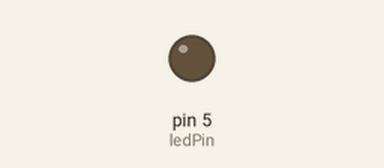
Bench run of a sketch on a simulated Arduino Uno, built with avr-gcc and run on an emulated ATmega328P. Parts: output pins drawn as LEDs (lit = HIGH).

Above: at 0.05 s.
At 1.2 s:
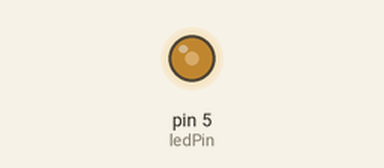
At 2.35 s:
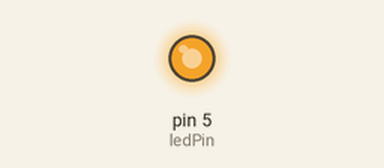
At 4.7 s:
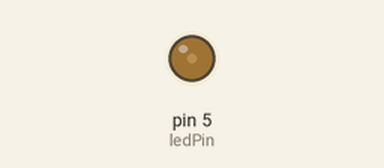
Timing chart, 0 to 6.8 s (numbered marks = the images above):
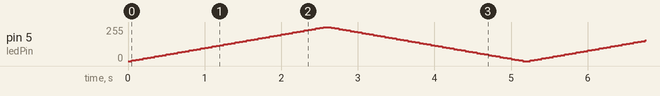

The sketch:

Ally.ino
```cpp
int speedVal = 50; //change to alter speed
int ledPin = 5;    // MF board pin 5

void setup() {
  pinMode(ledPin, OUTPUT);
}

void loop() {
  for (int fadeValue = 0 ; fadeValue <= 255; fadeValue += 5) {
    analogWrite(ledPin, fadeValue);
    delay(speedVal);
  }
  for (int fadeValue = 255 ; fadeValue >= 0; fadeValue -= 5) {
    analogWrite(ledPin, fadeValue);
    delay(speedVal);
  }
}
```
